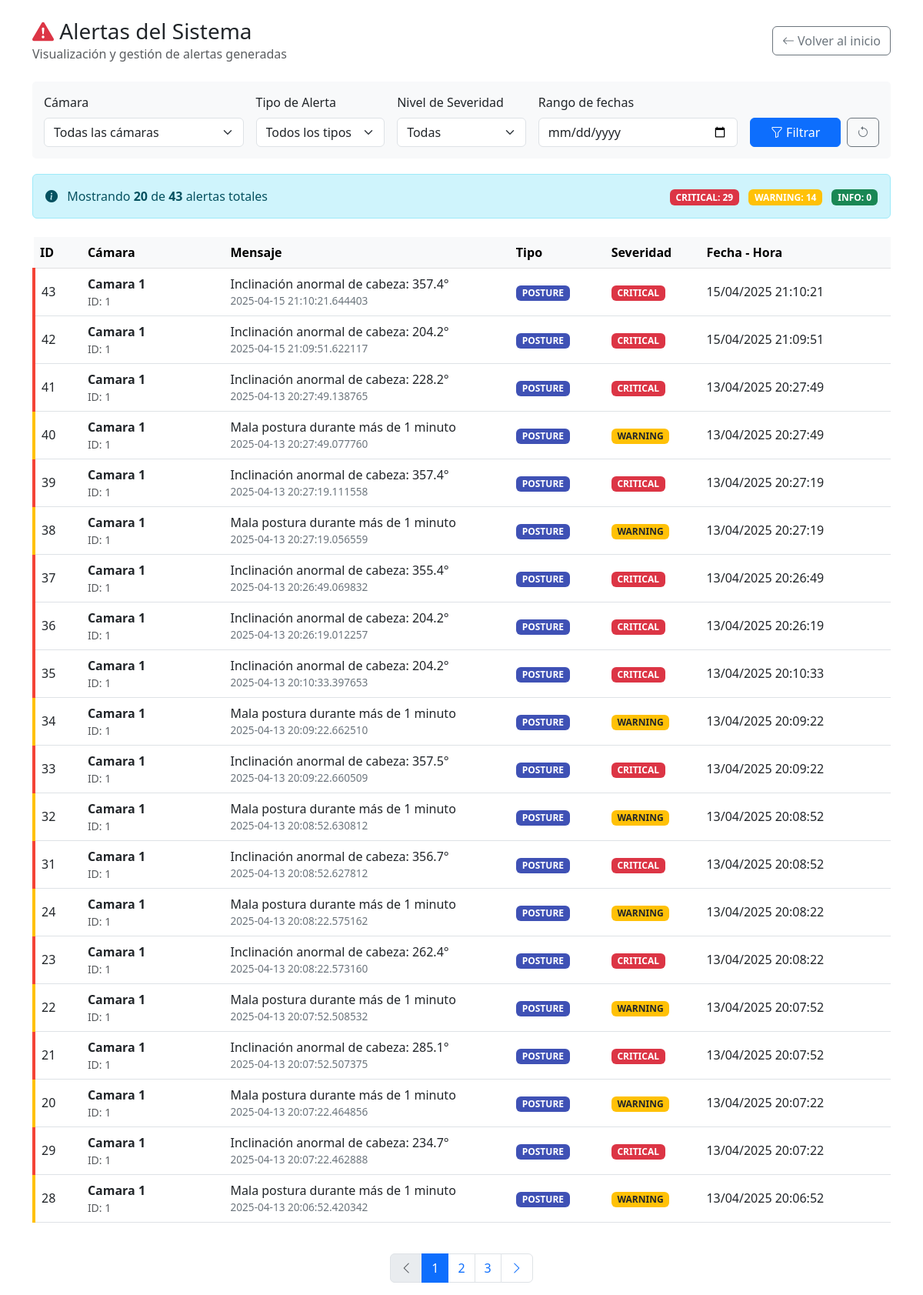
/alertas, run on an earlier commit of the app's database.
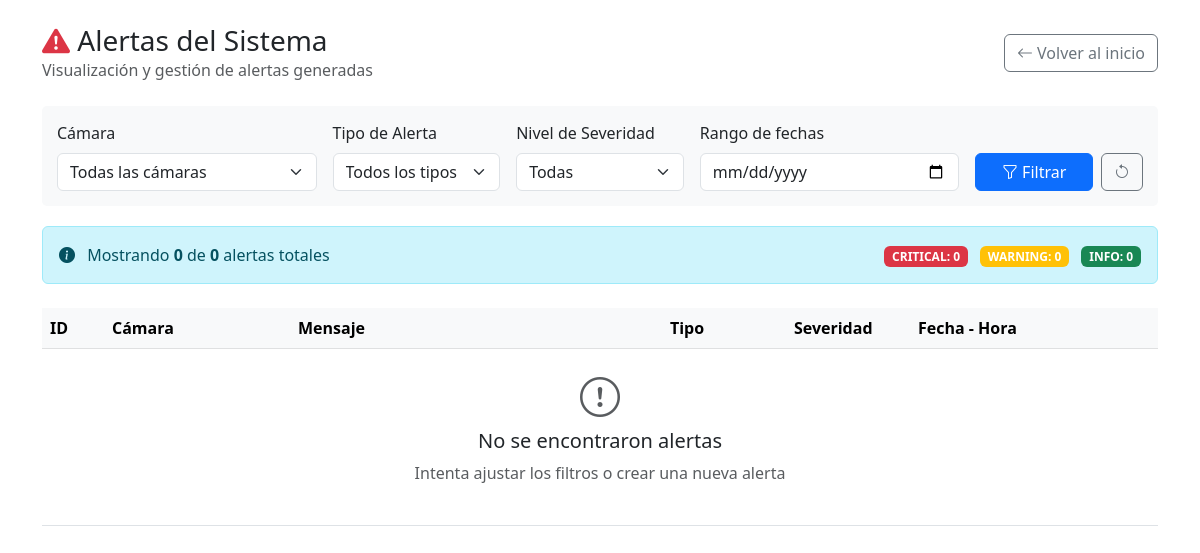
And on a later commit of the database.
### tables this page shows
CREATE TABLE alertas (
                id INTEGER PRIMARY KEY AUTOINCREMENT,
                id_camara INTEGER NOT NULL,
                mensaje TEXT NOT NULL,
                tipo TEXT NOT NULL,  
                severidad TEXT NOT NULL, 
                fecha TIMESTAMP ,
                FOREIGN KEY (id_camara) REFERENCES camaras(id)
            );

CREATE TABLE camaras (
                id INTEGER PRIMARY KEY AUTOINCREMENT,
                nombre TEXT NOT NULL,
                url TEXT UNIQUE NOT NULL,
                descripcion TEXT,
                muslo_rodilla_pie INTEGER NOT NULL DEFAULT 90,  
                espalda_cadera_muslo INTEGER NOT NULL DEFAULT 90, 
                hombros_brazos INTEGER NOT NULL DEFAULT 90, 
                espalda_cuello_cabeza INTEGER NOT NULL DEFAULT 90,  
                manos_muneca INTEGER NOT NULL DEFAULT 90,   
                ubicacion TEXT,
                activa BOOLEAN DEFAULT 1,
                fecha_instalacion TIMESTAMP DEFAULT CURRENT_TIMESTAMP,
                FOREIGN KEY (id) REFERENCES notificaciones(id_camara)
            );

### routes/alertas.py (the view, shortened to what this page needs)
    @app.route('/alertas')
    def alertas_index():
        try:
            page = request.args.get('page', 1, type=int)
            per_page = 20
            id_camara = request.args.get('camara', type=int)
            tipo = request.args.get('tipo')
            severidad = request.args.get('severidad')
            fecha = request.args.get('fecha')
            print("fecha",fecha)
            conn = get_db_connection()
            query = '''
                SELECT a.*, c.nombre as nombre_camara, c.ubicacion
                FROM alertas a
                LEFT JOIN camaras c ON a.id_camara = c.id
                WHERE 1=1
            '''
            params = []
            if id_camara:
                query += ' AND a.id_camara = ?'
                params.append(id_camara)
            if tipo:
                query += ' AND a.tipo = ?'
                params.append(tipo)
            if severidad:
                query += ' AND a.severidad = ?'
                params.append(severidad)
            print("fecha",fecha)
            count_query = 'SELECT COUNT(*) FROM (' + query + ')'
            print("count_query",count_query)
            total = conn.execute(count_query, params).fetchone()[0]
            counts_query = '''
                SELECT
                    SUM(CASE WHEN severidad = 'CRITICAL' THEN 1 ELSE 0 END) as critical,
                    SUM(CASE WHEN severidad = 'WARNING' THEN 1 ELSE 0 END) as warning,
                    SUM(CASE WHEN severidad = 'INFO' THEN 1 ELSE 0 END) as info
                FROM alertas
            '''
            counts_result = conn.execute(counts_query).fetchone()
            counts = {
                'CRITICAL': counts_result['critical'],
                'WARNING': counts_result['warning'],
                'INFO': counts_result['info']
            }
            query += ' ORDER BY a.fecha DESC LIMIT ? OFFSET ?'
            params.extend([per_page, (page - 1) * per_page])
            alertas = conn.execute(query, params).fetchall()
            camaras = conn.execute('SELECT id, nombre FROM camaras ORDER BY nombre').fetchall()
            conn.close()
            return render_template('alertas/index.html',
                                alertas=alertas,
                                camaras=camaras,
                                page=page,
                                per_page=per_page,
                                total=total,
                                counts=counts,  # NUEVO: agregamos los conteos
                                filtros={
                                    'camara': id_camara,
                                    'tipo': tipo,
                                    'severidad': severidad
                                })
        except Exception as e:
            app.logger.error(f"Error al listar alertas: {str(e)}")
            flash('Error al cargar la lista de alertas', 'error')
            return redirect(url_for('index'))

### database.py (called while the page is built)
def get_db_connection():
    conn = sqlite3.connect('monitoring.db')
    conn.row_factory = sqlite3.Row
    return conn

### templates/alertas/index.html (shortened to what the changed rows need)
<!DOCTYPE html>
<html lang="es">
<head>
  <link rel="stylesheet" href="https://cdn.jsdelivr.net/npm/bootstrap@5.3.0/dist/css/bootstrap.min.css">
  <link rel="stylesheet" href="https://cdn.jsdelivr.net/npm/bootstrap-icons@1.10.0/font/bootstrap-icons.css">
</head>
<body>
  <div class="container mt-4">
    <div class="d-flex justify-content-between align-items-center mb-4">
      <div>
        <h1 class="h3 mb-0">
          <i class="bi bi-exclamation-triangle-fill text-danger"></i> Alertas del Sistema
        </h1>
      </div>
    </div>
    <div class="alert alert-info d-flex justify-content-between align-items-center mb-4">
      <div>
        <i class="bi bi-info-circle-fill me-2"></i>
        Mostrando <strong>{{ alertas|length }}</strong> de <strong>{{ total }}</strong> alertas totales
      </div>
      <div>
        <span class="badge bg-danger me-2">CRITICAL: {{ counts.CRITICAL or 0 }}</span>
        <span class="badge bg-warning me-2">WARNING: {{ counts.WARNING or 0 }}</span>
        <span class="badge bg-success">INFO: {{ counts.INFO or 0 }}</span>
      </div>
    </div>
    <div class="table-responsive">
      <table class="table table-hover align-middle">
        <thead class="table-light">
          <tr>
            <th style="width: 5%">ID</th>
            <th style="width: 15%">Cámara</th>
            <th style="width: 30%">Mensaje</th>
            <th style="width: 10%">Tipo</th>
            <th style="width: 10%">Severidad</th>
            <th style="width: 20%">Fecha - Hora</th>
          </tr>
        </thead>
        <tbody>
          {% for alerta in alertas %}
            <tr class="clickable-row severity-{{ alerta.severidad }}" onclick="window.location='#'">
              <td>{{ alerta.id }}</td>
              <td>
                <strong>{{ alerta.nombre_camara }}</strong>
                <div class="text-muted small">ID: {{ alerta.id_camara }}</div>
              </td>
              <td>
                {{ alerta.mensaje }}
                <div class="time-ago">{{ alerta.fecha }}</div>
              </td>
              <td>
                <span class="badge badge-{{ alerta.tipo }} text-white">{{ alerta.tipo }}</span>
              </td>
              <td>
                {% if alerta.severidad == 'CRITICAL' %}
                  <span class="badge bg-danger">{{ alerta.severidad }}</span>
                {% elif alerta.severidad == 'WARNING' %}
                  <span class="badge bg-warning text-dark">{{ alerta.severidad }}</span>
                {% else %}
                  <span class="badge bg-success">{{ alerta.severidad }}</span>
                {% endif %}
              </td>
              <td>{{ alerta.fecha[:10].split('-')[2] }}/{{ alerta.fecha[:10].split('-')[1] }}/{{ alerta.fecha[:10].split('-')[0] }} {{ alerta.fecha[11:19] }}</td>
            </tr>
          {% else %}
            <tr>
              <td colspan="7" class="text-center py-4">
                <i class="bi bi-exclamation-circle display-6 text-muted"></i>
                <h5 class="mt-2">No se encontraron alertas</h5>
                <p class="text-muted">Intenta ajustar los filtros o crear una nueva alerta</p>
              </td>
            </tr>
          {% endfor %}
        </tbody>
      </table>
    </div>
    {% if alertas %}
      <nav aria-label="Paginación de alertas">
        <ul class="pagination justify-content-center mt-4">
          <li class="page-item {% if page == 1 %}disabled{% endif %}">
            <a class="page-link" href="?page={{ page-1 }}{% for key, value in filtros.items() %}{% if value %}&{{ key }}={{ value }}{% endif %}{% endfor %}">
              <i class="bi bi-chevron-left"></i>
            </a>
          </li>
          {% for p in range(1, (total // per_page) + 2) %}
            {% if p >= page-2 and p <= page+2 %}
              <li class="page-item {% if p == page %}active{% endif %}">
                <a class="page-link" href="?page={{ p }}{% for key, value in filtros.items() %}{% if value %}&{{ key }}={{ value }}{% endif %}{% endfor %}">{{ p }}</a>
              </li>
            {% endif %}
          {% endfor %}
          <li class="page-item {% if page == (total // per_page) + 1 %}disabled{% endif %}">
            <a class="page-link" href="?page={{ page+1 }}{% for key, value in filtros.items() %}{% if value %}&{{ key }}={{ value }}{% endif %}{% endfor %}">
              <i class="bi bi-chevron-right"></i>
            </a>
          </li>
        </ul>
      </nav>
    {% endif %}
  </div>
</body>
</html>

What changed in the data, as far as the page shows it:
removed alertas: id "43", nombre_camara "Camara 1", id_camara "1", mensaje "Inclinación anormal de cabeza: 357.4°", fecha "2025-04-15 21:10:21.644403", tipo "POSTURE", severidad "CRITICAL", fecha "15", fecha "04", fecha "2025", fecha "21:10:21"
removed alertas: id "42", nombre_camara "Camara 1", id_camara "1", mensaje "Inclinación anormal de cabeza: 204.2°", fecha "2025-04-15 21:09:51.622117", tipo "POSTURE", severidad "CRITICAL", fecha "15", fecha "04", fecha "2025", fecha "21:09:51"
removed alertas: id "41", nombre_camara "Camara 1", id_camara "1", mensaje "Inclinación anormal de cabeza: 228.2°", fecha "2025-04-13 20:27:49.138765", tipo "POSTURE", severidad "CRITICAL", fecha "13", fecha "04", fecha "2025", fecha "20:27:49"
removed alertas: id "40", nombre_camara "Camara 1", id_camara "1", mensaje "Mala postura durante más de 1 minuto", fecha "2025-04-13 20:27:49.077760", tipo "POSTURE", severidad "WARNING", fecha "13", fecha "04", fecha "2025", fecha "20:27:49"
removed alertas: id "39", nombre_camara "Camara 1", id_camara "1", mensaje "Inclinación anormal de cabeza: 357.4°", fecha "2025-04-13 20:27:19.111558", tipo "POSTURE", severidad "CRITICAL", fecha "13", fecha "04", fecha "2025", fecha "20:27:19"
removed alertas: id "38", nombre_camara "Camara 1", id_camara "1", mensaje "Mala postura durante más de 1 minuto", fecha "2025-04-13 20:27:19.056559", tipo "POSTURE", severidad "WARNING", fecha "13", fecha "04", fecha "2025", fecha "20:27:19"
removed alertas: id "37", nombre_camara "Camara 1", id_camara "1", mensaje "Inclinación anormal de cabeza: 355.4°", fecha "2025-04-13 20:26:49.069832", tipo "POSTURE", severidad "CRITICAL", fecha "13", fecha "04", fecha "2025", fecha "20:26:49"
removed alertas: id "36", nombre_camara "Camara 1", id_camara "1", mensaje "Inclinación anormal de cabeza: 204.2°", fecha "2025-04-13 20:26:19.012257", tipo "POSTURE", severidad "CRITICAL", fecha "13", fecha "04", fecha "2025", fecha "20:26:19"
removed alertas: id "35", nombre_camara "Camara 1", id_camara "1", mensaje "Inclinación anormal de cabeza: 204.2°", fecha "2025-04-13 20:10:33.397653", tipo "POSTURE", severidad "CRITICAL", fecha "13", fecha "04", fecha "2025", fecha "20:10:33"
removed alertas: id "34", nombre_camara "Camara 1", id_camara "1", mensaje "Mala postura durante más de 1 minuto", fecha "2025-04-13 20:09:22.662510", tipo "POSTURE", severidad "WARNING", fecha "13", fecha "04", fecha "2025", fecha "20:09:22"
removed alertas: id "33", nombre_camara "Camara 1", id_camara "1", mensaje "Inclinación anormal de cabeza: 357.5°", fecha "2025-04-13 20:09:22.660509", tipo "POSTURE", severidad "CRITICAL", fecha "13", fecha "04", fecha "2025", fecha "20:09:22"
removed alertas: id "32", nombre_camara "Camara 1", id_camara "1", mensaje "Mala postura durante más de 1 minuto", fecha "2025-04-13 20:08:52.630812", tipo "POSTURE", severidad "WARNING", fecha "13", fecha "04", fecha "2025", fecha "20:08:52"
removed alertas: id "31", nombre_camara "Camara 1", id_camara "1", mensaje "Inclinación anormal de cabeza: 356.7°", fecha "2025-04-13 20:08:52.627812", tipo "POSTURE", severidad "CRITICAL", fecha "13", fecha "04", fecha "2025", fecha "20:08:52"
removed alertas: id "24", nombre_camara "Camara 1", id_camara "1", mensaje "Mala postura durante más de 1 minuto", fecha "2025-04-13 20:08:22.575162", tipo "POSTURE", severidad "WARNING", fecha "13", fecha "04", fecha "2025", fecha "20:08:22"
removed alertas: id "23", nombre_camara "Camara 1", id_camara "1", mensaje "Inclinación anormal de cabeza: 262.4°", fecha "2025-04-13 20:08:22.573160", tipo "POSTURE", severidad "CRITICAL", fecha "13", fecha "04", fecha "2025", fecha "20:08:22"
removed alertas: id "22", nombre_camara "Camara 1", id_camara "1", mensaje "Mala postura durante más de 1 minuto", fecha "2025-04-13 20:07:52.508532", tipo "POSTURE", severidad "WARNING", fecha "13", fecha "04", fecha "2025", fecha "20:07:52"
removed alertas: id "21", nombre_camara "Camara 1", id_camara "1", mensaje "Inclinación anormal de cabeza: 285.1°", fecha "2025-04-13 20:07:52.507375", tipo "POSTURE", severidad "CRITICAL", fecha "13", fecha "04", fecha "2025", fecha "20:07:52"
removed alertas: id "20", nombre_camara "Camara 1", id_camara "1", mensaje "Mala postura durante más de 1 minuto", fecha "2025-04-13 20:07:22.464856", tipo "POSTURE", severidad "WARNING", fecha "13", fecha "04", fecha "2025", fecha "20:07:22"
removed alertas: id "29", nombre_camara "Camara 1", id_camara "1", mensaje "Inclinación anormal de cabeza: 234.7°", fecha "2025-04-13 20:07:22.462888", tipo "POSTURE", severidad "CRITICAL", fecha "13", fecha "04", fecha "2025", fecha "20:07:22"
removed alertas: id "28", nombre_camara "Camara 1", id_camara "1", mensaje "Mala postura durante más de 1 minuto", fecha "2025-04-13 20:06:52.420342", tipo "POSTURE", severidad "WARNING", fecha "13", fecha "04", fecha "2025", fecha "20:06:52"
Also different on the page:
{{ alertas|length }}: "20" → "0"
{{ total }}: "43" → "0"
{{ counts.CRITICAL or 0 }}: "29" → "0"
{{ counts.WARNING or 0 }}: "14" → "0"
text now shown: "No se encontraron alertas Intenta ajustar los filtros o crear una nueva alerta"
list line gone: "1"
list line gone: "2"
list line gone: "3"
